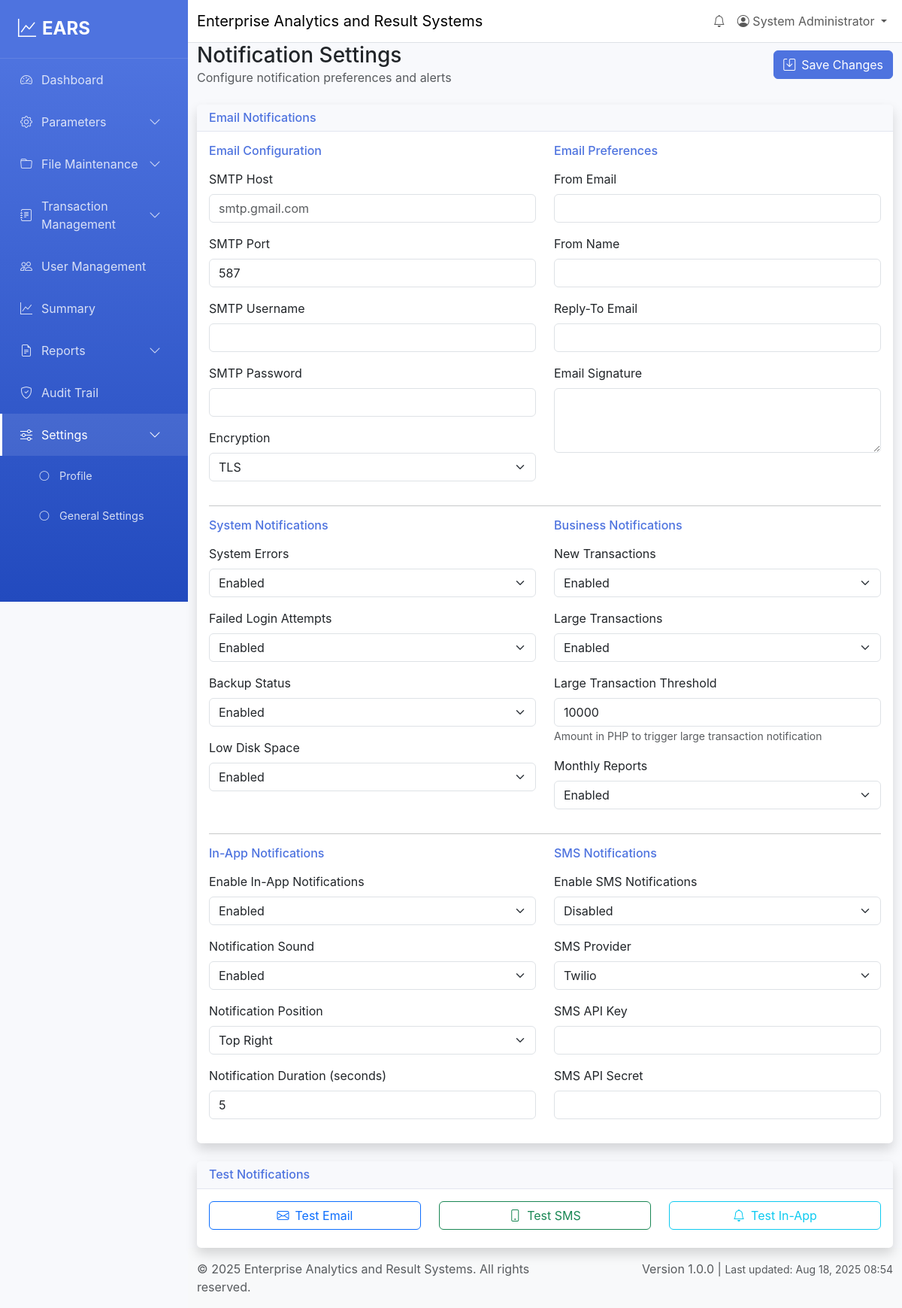
The app's page /settings/notifications (signed in) with its own data.
### tables this page shows
CREATE TABLE accounting_parameters (
    id INT AUTO_INCREMENT PRIMARY KEY,
    parameter_name VARCHAR(100) NOT NULL,
    parameter_value TEXT,
    description TEXT,
    category VARCHAR(50) DEFAULT 'general',
    created_at TIMESTAMP DEFAULT CURRENT_TIMESTAMP,
    updated_at TIMESTAMP DEFAULT CURRENT_TIMESTAMP ON UPDATE CURRENT_TIMESTAMP
);

### views/settings/notifications.php (the view, shortened to what the rows shown need)
<div class="row">
    <div class="col-12">
        <div class="d-flex justify-content-between align-items-center mb-4">
            <div>
                <h1 class="h3 mb-0">Notification Settings</h1>
                <p class="text-muted mb-0">Configure notification preferences and alerts</p>
            </div>
            <button type="button" class="btn btn-primary" onclick="saveNotificationSettings()" id="saveBtn">
                <i class="bi bi-save me-2"></i>Save Changes
            </button>
        </div>
    </div>
</div>
<div class="row">
    <div class="col-12">
        <div class="card shadow">
            <div class="card-header">
                <h6 class="m-0 font-weight-bold text-primary">Email Notifications</h6>
            </div>
            <div class="card-body">
                <form id="notificationSettingsForm">
                    <div class="row">
                        <div class="col-md-6">
                            <h6 class="text-primary mb-3">Email Configuration</h6>
                            <div class="mb-3">
                                <label for="smtp_host" class="form-label">SMTP Host</label>
                                <input type="text" class="form-control" id="smtp_host" name="smtp_host"
                                       value="<?= htmlspecialchars(getParameterValue($parameters, 'smtp_host')) ?>" placeholder="smtp.gmail.com">
                            </div>
                            <div class="mb-3">
                                <label for="smtp_port" class="form-label">SMTP Port</label>
                                <input type="number" class="form-control" id="smtp_port" name="smtp_port"
                                       value="<?= htmlspecialchars(getParameterValue($parameters, 'smtp_port', '587')) ?>" min="1" max="65535">
                            </div>
                            <div class="mb-3">
                                <label for="smtp_username" class="form-label">SMTP Username</label>
                                <input type="email" class="form-control" id="smtp_username" name="smtp_username"
                                       value="<?= htmlspecialchars(getParameterValue($parameters, 'smtp_username')) ?>">
                            </div>
                            <div class="mb-3">
                                <label for="smtp_password" class="form-label">SMTP Password</label>
                                <input type="password" class="form-control" id="smtp_password" name="smtp_password"
                                       value="<?= htmlspecialchars(getParameterValue($parameters, 'smtp_password')) ?>">
                            </div>
                            <div class="mb-3">
                                <label for="smtp_encryption" class="form-label">Encryption</label>
                                <select class="form-select" id="smtp_encryption" name="smtp_encryption">
                                    <option value="tls" <?= getParameterValue($parameters, 'smtp_encryption') === 'tls' ? 'selected' : '' ?>>TLS</option>
                                </select>
                            </div>
                        </div>
                        <div class="col-md-6">
                            <h6 class="text-primary mb-3">Email Preferences</h6>
                            <div class="mb-3">
                                <label for="from_email" class="form-label">From Email</label>
                                <input type="email" class="form-control" id="from_email" name="from_email"
                                       value="<?= htmlspecialchars(getParameterValue($parameters, 'from_email')) ?>">
                            </div>
                            <div class="mb-3">
                                <label for="from_name" class="form-label">From Name</label>
                                <input type="text" class="form-control" id="from_name" name="from_name"
                                       value="<?= htmlspecialchars(getParameterValue($parameters, 'from_name')) ?>">
                            </div>
                            <div class="mb-3">
                                <label for="reply_to_email" class="form-label">Reply-To Email</label>
                                <input type="email" class="form-control" id="reply_to_email" name="reply_to_email"
                                       value="<?= htmlspecialchars(getParameterValue($parameters, 'reply_to_email')) ?>">
                            </div>
                            <div class="mb-3">
                                <label for="email_signature" class="form-label">Email Signature</label>
                                <textarea class="form-control" id="email_signature" name="email_signature" rows="3"><?= htmlspecialchars(getParameterValue($parameters, 'email_signature')) ?></textarea>
                            </div>
                        </div>
                    </div>
                    <hr>
                    <div class="row">
                        <div class="col-md-6">
                            <h6 class="text-primary mb-3">System Notifications</h6>
                            <div class="mb-3">
                                <label for="notify_system_errors" class="form-label">System Errors</label>
                                <select class="form-select" id="notify_system_errors" name="notify_system_errors">
                                    <option value="1" <?= getParameterValue($parameters, 'notify_system_errors') === '1' ? 'selected' : '' ?>>Enabled</option>
                                </select>
                            </div>
                            <div class="mb-3">
                                <label for="notify_login_attempts" class="form-label">Failed Login Attempts</label>
                                <select class="form-select" id="notify_login_attempts" name="notify_login_attempts">
                                    <option value="1" <?= getParameterValue($parameters, 'notify_login_attempts') === '1' ? 'selected' : '' ?>>Enabled</option>
                                </select>
                            </div>
                            <div class="mb-3">
                                <label for="notify_backup_status" class="form-label">Backup Status</label>
                                <select class="form-select" id="notify_backup_status" name="notify_backup_status">
                                    <option value="1" <?= getParameterValue($parameters, 'notify_backup_status') === '1' ? 'selected' : '' ?>>Enabled</option>
                                </select>
                            </div>
                            <div class="mb-3">
                                <label for="notify_disk_space" class="form-label">Low Disk Space</label>
                                <select class="form-select" id="notify_disk_space" name="notify_disk_space">
                                    <option value="1" <?= getParameterValue($parameters, 'notify_disk_space') === '1' ? 'selected' : '' ?>>Enabled</option>
                                </select>
                            </div>
                        </div>
                        <div class="col-md-6">
                            <h6 class="text-primary mb-3">Business Notifications</h6>
                            <div class="mb-3">
                                <label for="notify_new_transactions" class="form-label">New Transactions</label>
                                <select class="form-select" id="notify_new_transactions" name="notify_new_transactions">
                                    <option value="1" <?= getParameterValue($parameters, 'notify_new_transactions') === '1' ? 'selected' : '' ?>>Enabled</option>
                                </select>
                            </div>
                            <div class="mb-3">
                                <label for="notify_large_transactions" class="form-label">Large Transactions</label>
                                <select class="form-select" id="notify_large_transactions" name="notify_large_transactions">
                                    <option value="1" <?= getParameterValue($parameters, 'notify_large_transactions') === '1' ? 'selected' : '' ?>>Enabled</option>
                                </select>
                            </div>
                            <div class="mb-3">
                                <label for="large_transaction_threshold" class="form-label">Large Transaction Threshold</label>
                                <input type="number" class="form-control" id="large_transaction_threshold" name="large_transaction_threshold"
                                       value="<?= htmlspecialchars(getParameterValue($parameters, 'large_transaction_threshold', '10000')) ?>" min="1000" step="1000">
                                <small class="form-text text-muted">Amount in PHP to trigger large transaction notification</small>
                            </div>
                            <div class="mb-3">
                                <label for="notify_monthly_reports" class="form-label">Monthly Reports</label>
                                <select class="form-select" id="notify_monthly_reports" name="notify_monthly_reports">
                                    <option value="1" <?= getParameterValue($parameters, 'notify_monthly_reports') === '1' ? 'selected' : '' ?>>Enabled</option>
                                </select>
                            </div>
                        </div>
                    </div>
                    <hr>
                    <div class="row">
                        <div class="col-md-6">
                            <h6 class="text-primary mb-3">In-App Notifications</h6>
                            <div class="mb-3">
                                <label for="enable_in_app_notifications" class="form-label">Enable In-App Notifications</label>
                                <select class="form-select" id="enable_in_app_notifications" name="enable_in_app_notifications">
                                    <option value="1" <?= getParameterValue($parameters, 'enable_in_app_notifications') === '1' ? 'selected' : '' ?>>Enabled</option>
                                </select>
                            </div>
                            <div class="mb-3">
                                <label for="notification_sound" class="form-label">Notification Sound</label>
                                <select class="form-select" id="notification_sound" name="notification_sound">
                                    <option value="1" <?= getParameterValue($parameters, 'notification_sound') === '1' ? 'selected' : '' ?>>Enabled</option>
                                </select>
                            </div>
                            <div class="mb-3">
                                <label for="notification_position" class="form-label">Notification Position</label>
                                <select class="form-select" id="notification_position" name="notification_position">
                                    <option value="top-right" <?= getParameterValue($parameters, 'notification_position') === 'top-right' ? 'selected' : '' ?>>Top Right</option>
                                </select>
                            </div>
                            <div class="mb-3">
                                <label for="notification_duration" class="form-label">Notification Duration (seconds)</label>
                                <input type="number" class="form-control" id="notification_duration" name="notification_duration"
                                       value="<?= htmlspecialchars(getParameterValue($parameters, 'notification_duration', '5')) ?>" min="1" max="30">
                            </div>
                        </div>
                        <div class="col-md-6">
                            <h6 class="text-primary mb-3">SMS Notifications</h6>
                            <div class="mb-3">
                                <label for="enable_sms_notifications" class="form-label">Enable SMS Notifications</label>
                                <select class="form-select" id="enable_sms_notifications" name="enable_sms_notifications">
                                    <option value="0" <?= getParameterValue($parameters, 'enable_sms_notifications') === '0' ? 'selected' : '' ?>>Disabled</option>
                                </select>
                            </div>
                            <div class="mb-3">
                                <label for="sms_provider" class="form-label">SMS Provider</label>
                                <select class="form-select" id="sms_provider" name="sms_provider">
                                    <option value="twilio" <?= getParameterValue($parameters, 'sms_provider') === 'twilio' ? 'selected' : '' ?>>Twilio</option>
                                </select>
                            </div>
                            <div class="mb-3">
                                <label for="sms_api_key" class="form-label">SMS API Key</label>
                                <input type="text" class="form-control" id="sms_api_key" name="sms_api_key"
                                       value="<?= htmlspecialchars(getParameterValue($parameters, 'sms_api_key')) ?>">
                            </div>
                            <div class="mb-3">
                                <label for="sms_api_secret" class="form-label">SMS API Secret</label>
                                <input type="password" class="form-control" id="sms_api_secret" name="sms_api_secret"
                                       value="<?= htmlspecialchars(getParameterValue($parameters, 'sms_api_secret')) ?>">
                            </div>
                        </div>
                    </div>
                </form>
            </div>
        </div>
    </div>
</div>
<div class="row mt-4">
    <div class="col-12">
        <div class="card shadow">
            <div class="card-header">
                <h6 class="m-0 font-weight-bold text-primary">Test Notifications</h6>
            </div>
            <div class="card-body">
                <div class="row">
                    <div class="col-md-4">
                        <button type="button" class="btn btn-outline-primary w-100 mb-2" onclick="testEmailNotification()">
                            <i class="bi bi-envelope me-2"></i>Test Email
                        </button>
                    </div>
                    <div class="col-md-4">
                        <button type="button" class="btn btn-outline-success w-100 mb-2" onclick="testSMSNotification()">
                            <i class="bi bi-phone me-2"></i>Test SMS
                        </button>
                    </div>
                    <div class="col-md-4">
                        <button type="button" class="btn btn-outline-info w-100 mb-2" onclick="testInAppNotification()">
                            <i class="bi bi-bell me-2"></i>Test In-App
                        </button>
                    </div>
                </div>
            </div>
        </div>
    </div>
</div>
<?php
function getParameterValue($parameters, $name, $default = '') {
    foreach ($parameters as $param) {
        if ($param['parameter_name'] === $name) {
            return $param['parameter_value'];
        }
    }
    return $default;
}
?>

### records on screen
accounting_parameters: smtp_port "587"
accounting_parameters: smtp_encryption "TLS"
accounting_parameters: notify_system_errors "Enabled"
accounting_parameters: notify_login_attempts "Enabled"
accounting_parameters: notify_backup_status "Enabled"
accounting_parameters: notify_disk_space "Enabled"
accounting_parameters: notify_new_transactions "Enabled"
accounting_parameters: notify_large_transactions "Enabled"
accounting_parameters: large_transaction_threshold "10000"
accounting_parameters: notify_monthly_reports "Enabled"
accounting_parameters: enable_in_app_notifications "Enabled"
accounting_parameters: notification_sound "Enabled"
accounting_parameters: notification_position "Top Right"
accounting_parameters: notification_duration "5"
accounting_parameters: enable_sms_notifications "Disabled"
accounting_parameters: sms_provider "Twilio"

### other values on screen
APP_NAME "Enterprise Analytics and Result Systems"
$user['full_name'] "System Administrator"
APP_VERSION "1.0.0"
